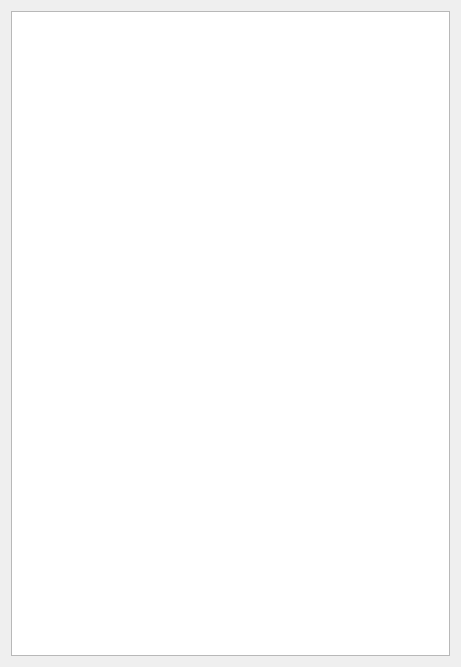
<?xml version="1.0" encoding="UTF-8"?>
<ui version="4.0">
 <class>RomStringsDialog</class>
 <widget class="QDialog" name="RomStringsDialog">
  <property name="geometry">
   <rect>
    <x>0</x>
    <y>0</y>
    <width>461</width>
    <height>667</height>
   </rect>
  </property>
  <property name="windowTitle">
   <string>Strings View</string>
  </property>
  <layout class="QVBoxLayout" name="verticalLayout">
    <item>
      
      <widget class="QListWidget" name="listWidget">
        <property name="geometry">
          <rect>
            <x>20</x>
            <y>50</y>
            <width>421</width>
            <height>601</height>
          </rect>
        </property>
      </widget>
    </item>
  </layout>
 </widget>
 <resources/>
 <connections/>
</ui>
